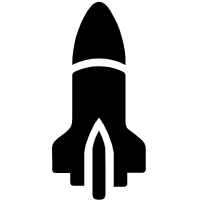
#> input picture zhak_projects/apictures/bullet.png, 200 x 200 px, found by its file name
$ python resize.py   (older library calls are emulated)
#> lines starting #> are read from the running program, lines starting #| are printed output that depends on the picture
new_width=64*2
new_height=64*2

from PIL import Image
import os
bath_path='D:\\WorkSpace-FrameWork\\zhak_projects\\agame\\statics\\tiles\\'
# [6 lines of commented-out code are left out]

new_width=64
new_height=64
# [14 lines of commented-out code are left out]
import time

output_path=os.getcwd()+os.sep+time.strftime("%Y%m%d%H%M%S", time.localtime())+os.sep

def rotate_images(image_filename_list,image_sizes):
    for filename,size in zip(image_filename_list,image_sizes):
        im = Image.open("D:\\WorkSpace-FrameWork\\zhak_projects\\agame\\statics\\"+filename)
#> im is the input picture: PIL image 200x200 RGBA; mean R, G, B, A 0, 0, 0, 59.1
        target = im.resize((size[0], size[1]), Image.ANTIALIAS)
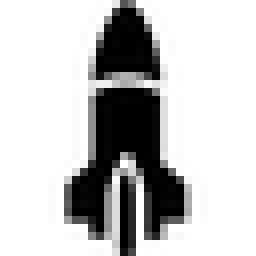
#> target: PIL image 32x32 RGBA (shown 8 times larger); mean R, G, B, A 0, 0, 0, 58.6; transparent parts drawn white
        if not os.path.exists(output_path):
            os.mkdir(output_path)
        if ".png" in filename:
            target.save(output_path + filename, quality=100)
        else:
            target.save(output_path + filename.split(".")[0]+".png", quality=100)
image_filename_list=["bullet.png"]
image_sizes=[(32,32)]
rotate_images(image_filename_list,image_sizes)

print(output_path )
